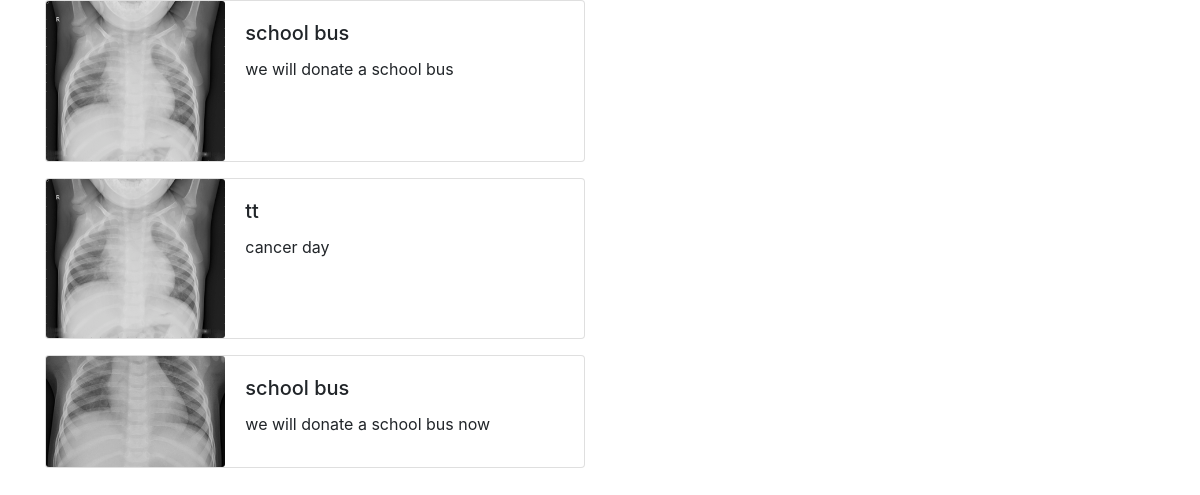
The page /dashboard/event/list/ on the database its author committed.
### comms/models.py (models this page shows, shortened)
class events(models.Model):
    title=models.CharField(max_length=100)
    image=models.ImageField(blank=True,null=True,upload_to="events")
    details=models.TextField()

### comms/views.py (the view)
# urls.py: path('dashboard/event/list/',event_list, name='list_event'),
def event_list(request):
    even=events.objects.all()
    return render(request,'event_list.html',{'events':even})

### templates/event_list.html (shortened to what this page needs)
<!DOCTYPE html>
<html lang="en">
<head>
    <link href="https://stackpath.bootstrapcdn.com/bootstrap/4.5.2/css/bootstrap.min.css" rel="stylesheet">
</head>
<body>
    <div class="container">
        {% for single_event in events %}
        <div class="card mb-3" style="max-width: 540px;">
            <div class="row no-gutters">
                <div class="col-md-4">
                    <img src="{{ single_event.image.url }}" alt="{{ single_event.title }}" class="card-img">
                </div>
                <div class="col-md-8">
                    <div class="card-body">
                        <h5 class="card-title">{{ single_event.title }}</h5>
                        <p class="card-text">{{ single_event.details }}</p>
                    </div>
                </div>
            </div>
        </div>
        {% endfor %}
    </div>
</body>
</html>

### rows shown on the page
events: image (picture), title "school bus", details "we will donate a school bus"
events: image (picture), title "tt", details "cancer day"
events: image (picture), title "school bus", details "we will donate a school bus now"
